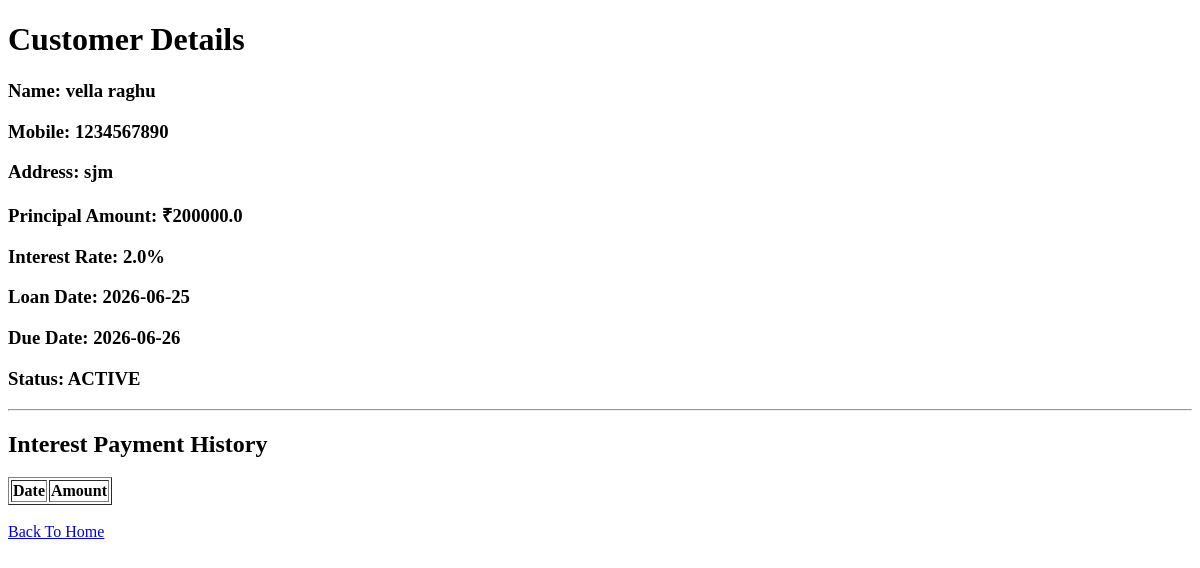
The app's page /customer/2, older data.
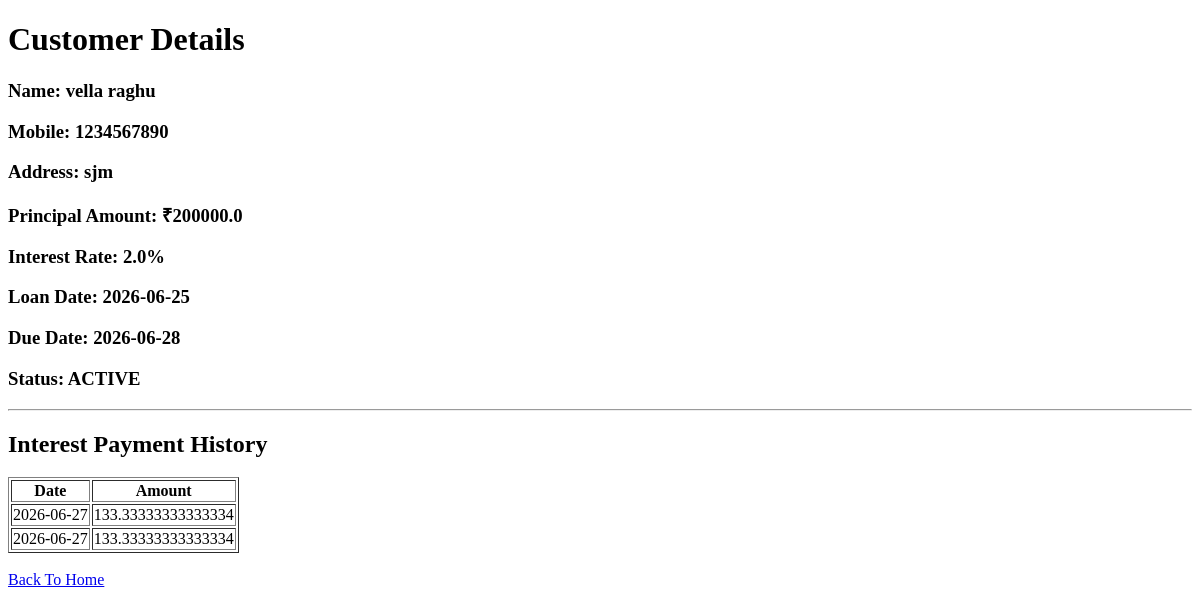
The same page, newer data.
### tables this page shows
CREATE TABLE customers (
    id INTEGER PRIMARY KEY AUTOINCREMENT,
    name TEXT,
    mobile TEXT,
    address TEXT,
    principal_amount REAL,
    interest_rate REAL,
    loan_date TEXT,
    duration_type TEXT,
    due_date TEXT,
    principal_paid INTEGER DEFAULT 0,
    status TEXT DEFAULT 'ACTIVE'
);

CREATE TABLE interest_payments (
    payment_id INTEGER PRIMARY KEY AUTOINCREMENT,
    customer_id INTEGER,
    payment_date TEXT,
    interest_amount REAL
);

### app.py (the view)
@app.route('/customer/<int:customer_id>')
def customer_details(customer_id):
    cursor.execute("""
        SELECT *
        FROM customers
        WHERE id=?
    """, (customer_id,))
    customer = cursor.fetchone()
    cursor.execute("""
        SELECT
            payment_date,
            interest_amount
        FROM interest_payments
        WHERE customer_id=?
        ORDER BY payment_date DESC
    """, (customer_id,))
    payments = cursor.fetchall()
    return render_template(
        'customer_details.html',
        customer=customer,
        payments=payments
    )

### templates/customer_details.html (shortened to what this page needs)
<!DOCTYPE html>
<html>
<head>
</head>
<body>
<h1>Customer Details</h1>
<h3>Name: {{ customer[1] }}</h3>
<h3>Mobile: {{ customer[2] }}</h3>
<h3>Address: {{ customer[3] }}</h3>
<h3>Principal Amount: ₹{{ customer[4] }}</h3>
<h3>Interest Rate: {{ customer[5] }}%</h3>
<h3>Loan Date: {{ customer[6] }}</h3>
<h3>Due Date: {{ customer[8] }}</h3>
<h3>Status: {{ customer[10] }}</h3>
<hr>
<h2>Interest Payment History</h2>
<table border="1">
<tr>
    <th>Date</th>
    <th>Amount</th>
</tr>
{% for payment in payments %}
<tr>
    <td>{{ payment[0] }}</td>
    <td>{{ payment[1] }}</td>
</tr>
{% endfor %}
</table>
<br>
<a href="/">Back To Home</a>
</body>
</html>

Row changes from the older to the newer data that the page shows:
changed customers "vella raghu": due_date "2026-06-26" → "2026-06-28"
added interest_payments: payment_date "2026-06-27", interest_amount "133.33333333333334"
added interest_payments: payment_date "2026-06-27", interest_amount "133.33333333333334"
